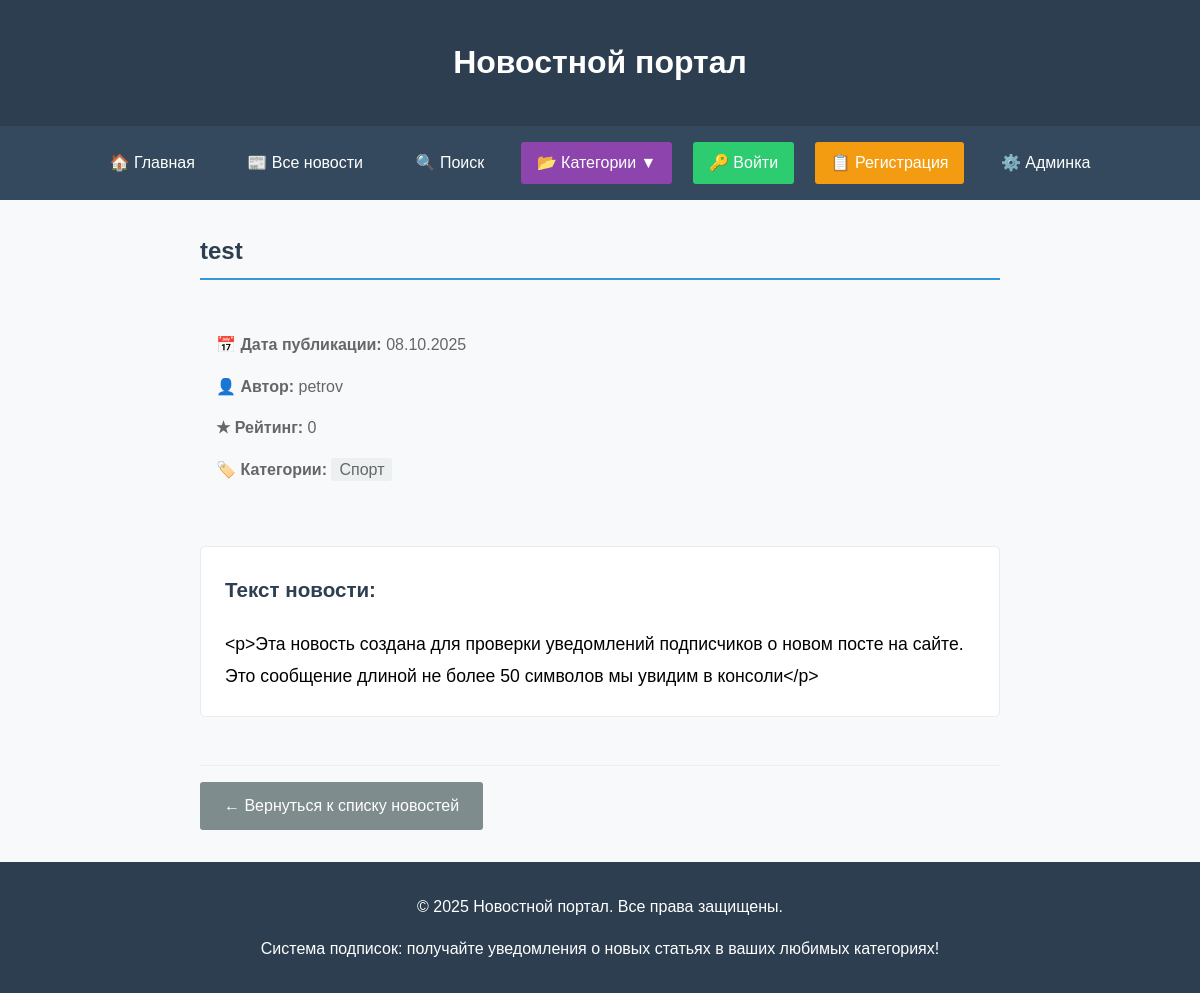
The app's page /news/51/ with its own data.
### news/models.py (models this page shows, shortened)
class Post(models.Model):
    ARTICLE = 'AR'
    NEWS = 'NW'
    POST_TYPES = [
        (ARTICLE, 'Статья'),
        (NEWS, 'Новость'),
    ]
    author = models.ForeignKey(Author, on_delete=models.CASCADE)
    post_type = models.CharField(max_length=2, choices=POST_TYPES, default=ARTICLE)
    categories = models.ManyToManyField(Category, through='PostCategory')
    title = models.CharField(max_length=255)
    content = models.TextField()
    rating = models.IntegerField(default=0)
    created_at = models.DateTimeField(auto_now_add=True)
    updated_at = models.DateTimeField(auto_now=True)
    notifications_sent = models.BooleanField(default=False)
    class Meta:
        ordering = ['-created_at']  # Сортировка по умолчанию - новые сначала

class Author(models.Model):
    user = models.OneToOneField(User, on_delete=models.CASCADE)
    rating = models.IntegerField(default=0)

class Category(models.Model):
    name = models.CharField(max_length=100, unique=True)
    subscribers = models.ManyToManyField(
        User,
        through='Subscription',
        related_name='subscribed_categories',
        blank=True
    )

### news/views.py (the view, shortened to what this page needs)
# urls.py: path('news/<int:pk>/', views.NewsDetail.as_view(), name='news_detail'),
class NewsDetail(DetailView):
    model = Post
    template_name = 'news/news_detail.html'
    context_object_name = 'news'
    def get_queryset(self):
        return Post.objects.filter(post_type=Post.NEWS).select_related(
            'author__user'
        ).prefetch_related('categories')
    def get_context_data(self, **kwargs):
        context = super().get_context_data(**kwargs)
        context['categories'] = Category.objects.all()
        similar_posts = Post.objects.filter(
            categories__in=self.object.categories.all(),
            post_type=Post.NEWS
        ).exclude(pk=self.object.pk).distinct()[:5]
        context['similar_posts'] = similar_posts
        return context

### news/templatetags/custom_filters.py (called while the page is built)
@register.filter(name='censor')
def censor(value):
    if not isinstance(value, str):
        return value
    censored_text = value
    for word in UNWANTED_WORDS:
        pattern = re.compile(re.escape(word), re.IGNORECASE)
        censored_text = pattern.sub(
            lambda match: match.group()[0] + '*' * (len(match.group()) - 1),
            censored_text
        )
    return censored_text

### news/templates/news/news_detail.html (shortened to what this page needs)
{% extends 'default.html' %}
{% load custom_filters %}
{% block content %}
<article style="max-width: 800px; margin: 0 auto;">
    <h1 style="color: #2c3e50; border-bottom: 2px solid #3498db; padding-bottom: 0.5rem;">
        {{ news.title|censor }}
    </h1>
    <div style="color: #666; margin-bottom: 2rem; padding: 1rem; background-color: #f8f9fa; border-radius: 5px;">
        <p><strong>📅 Дата публикации:</strong> {{ news.created_at|date:"d.m.Y" }}</p>
        <p><strong>👤 Автор:</strong> {{ news.author.user.username }}</p>
        <p><strong>★ Рейтинг:</strong> {{ news.rating }}</p>
        {% if news.categories.all %}
            <p><strong>🏷️ Категории:</strong>
                {% for category in news.categories.all %}
                    <span style="background: #ecf0f1; padding: 0.2rem 0.5rem; border-radius: 3px; margin-right: 0.5rem;">
                        {{ category.name }}
                    </span>
                {% endfor %}
            </p>
        {% endif %}
    </div>
    <div style="line-height: 1.8; font-size: 1.1rem; margin-bottom: 2rem; padding: 1.5rem; background-color: white; border-radius: 5px; border: 1px solid #e9ecef;">
        <h3 style="color: #2c3e50; margin-top: 0;">Текст новости:</h3>
        {{ news.content|linebreaks|censor }}
    </div>
    <div style="margin-top: 3rem; padding-top: 1rem; border-top: 1px solid #eee;">
        <a href="{% url 'news_list' %}" style="display: inline-block; background: #7f8c8d; color: white; padding: 0.7rem 1.5rem; text-decoration: none; border-radius: 3px;">
            ← Вернуться к списку новостей
        </a>
    </div>
</article>
{% endblock %}

### templates/default.html (style rules this page uses)
body { font-family: Arial, sans-serif; margin: 0; padding: 0; line-height: 1.6; background-color: #f8f9fa; }

### records on screen
Post: title|censor "test", created_at "08.10.2025", author.user.username "petrov", rating "0", content|censor "<p>Эта новость создана для проверки уведомлений подписчиков о новом посте на сайте. Это сообщение длиной не более 50 символов мы увидим в консоли</p>"
Category: name "Спорт"
